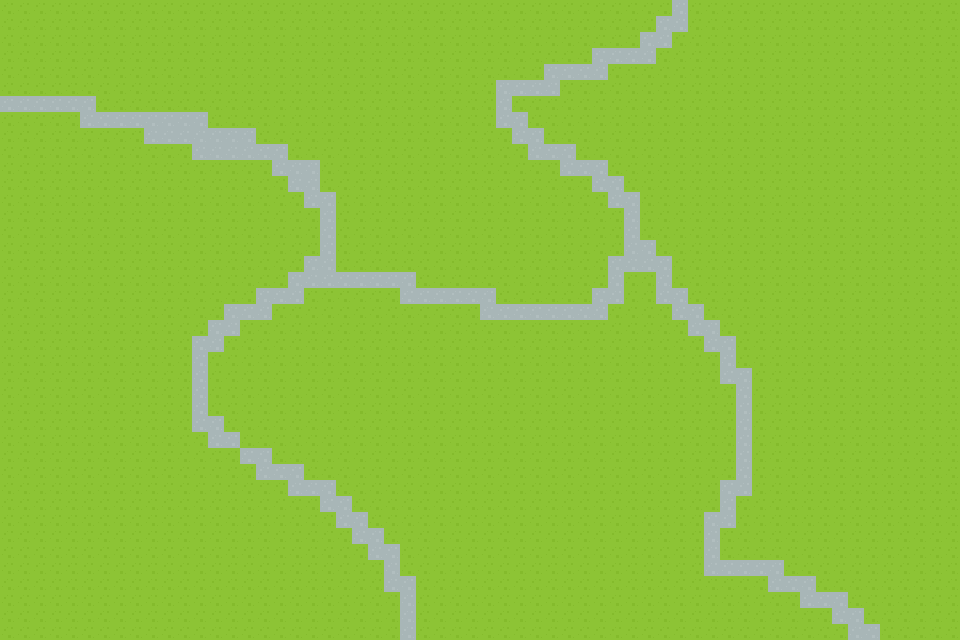

This is a level from a 2D game, rendered from its Tiled map with the project's own tilesets. A one-line summary and the map file follow, with tile-layer data summarised:
An orthogonal 60x40 tile map with 16x16 px tiles, 2 tile layers (bg, roadsa), 2 tilesets.

<map version="1.9" tiledversion="1.9.2" orientation="orthogonal" renderorder="right-down" width="60" height="40" tilewidth="16" tileheight="16" infinite="0" nextlayerid="3" nextobjectid="1">
 <editorsettings>
  <export target="tilemap.json" format="json" />
 </editorsettings>
 <tileset firstgid="1" name="tilemap" tilewidth="16" tileheight="16" spacing="1" tilecount="1767" columns="57">
  <image source="tilemap.png" width="968" height="526" />
 </tileset>
 <tileset firstgid="1768" name="tilemap" tilewidth="16" tileheight="16" spacing="1" tilecount="1767" columns="57">
  <image source="tilemap.png" trans="ff00ff" width="968" height="526" />
 </tileset>
 <layer id="1" name="bg" width="60" height="40">
  <data>[2400 cells, 2400 non-empty, 1 distinct tile ids]</data>
 </layer>
 <layer id="2" name="roadsa" width="60" height="40">
  <data>[2400 cells, 184 non-empty, 1 distinct tile ids]</data>
 </layer>
</map>
